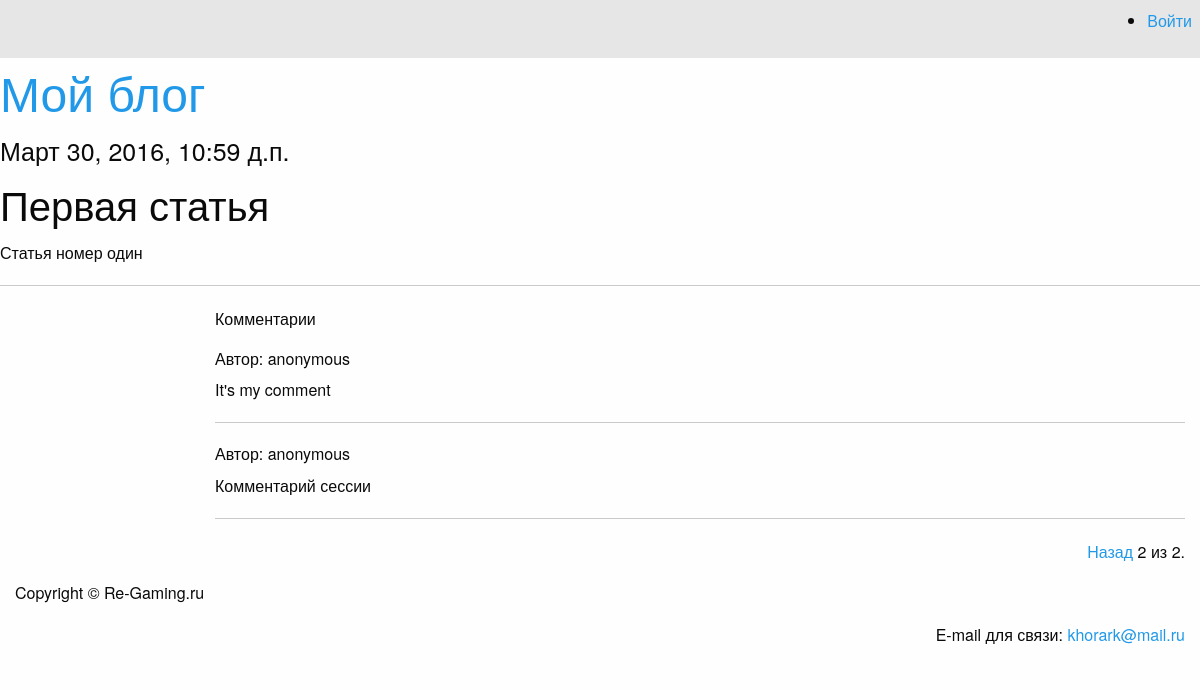
/articles/get/1/?page=2, run on the app's committed database.
### article/models.py (models this page shows)
class Article(models.Model):
    class Meta():
        db_table = "article"
    article_title = models.CharField(max_length=200)
    article_text = models.TextField()
    article_date = models.DateTimeField()
    article_likes = models.IntegerField(default=0)

class Comment(models.Model):
    class Meta():
        db_table = "comments"
    comments_text = models.TextField(verbose_name='Текст комментария')
    comments_author = models.CharField(
        max_length=100, default='anonymous', verbose_name='Автор')
    comments_article = models.ForeignKey(Article)

### article/views.py (the view)
# urls.py: url(r'^articles/get/(?P<article_id>\d)+/$', views.article),
def article(request, article_id=1):
    comment_form = CommentForm
    args = {}
    args.update(csrf(request))
    args['article'] = Article.objects.get(id=article_id)
    all_comments = Comment.objects.filter(comments_article_id=article_id)
    paginator = Paginator(all_comments, 3)
    page = request.GET.get('page')
    try:
        args['comments'] = paginator.page(page)
    except PageNotAnInteger:
        args['comments'] = paginator.page(1)
    except EmptyPage:
        args['comments'] = paginator.page(paginator.num_pages)
    args['form'] = comment_form
    args['username'] = auth.get_user(request).username
    return render_to_response('article.html', args)

### article/templates/article.html (shortened to what this page needs)
{% extends "main.html" %} {% block article %}
<h4>{{ article.article_date }}</h4>
<h2>{{ article.article_title }}</h2>
<p>{{ article.article_text }}</p>
<hr>
<div class="large-offset-1 large-10 columns">
    <p>Комментарии</p>
    {% for comment in comments %}
    <h6>Автор: {{ comment.comments_author }}</h6> {{comment.comments_text}}
    <hr> {% endfor %}
    <p class="text-right">
        <span>
	        {% if comments.has_previous %}
	            <a href="?page={{ comments.previous_page_number }}">Назад</a>
	        {% endif %}
	        <span class="current">
	            {{ comments.number }} из {{ comments.paginator.num_pages }}.
	        </span>
        </span>
    </p>
</div>
{% endblock article %}

### data on the page
Article: article_date "Март 30, 2016, 10:59 д.п.", article_title "Первая статья", article_text "Статья номер один"
Comment: comments_author "anonymous", comments_text "It's my comment"
Comment: comments_author "anonymous", comments_text "Комментарий сессии"

### other printed values
{{ comments.number }} "2"
{{ comments.paginator.num_pages }} "2"
